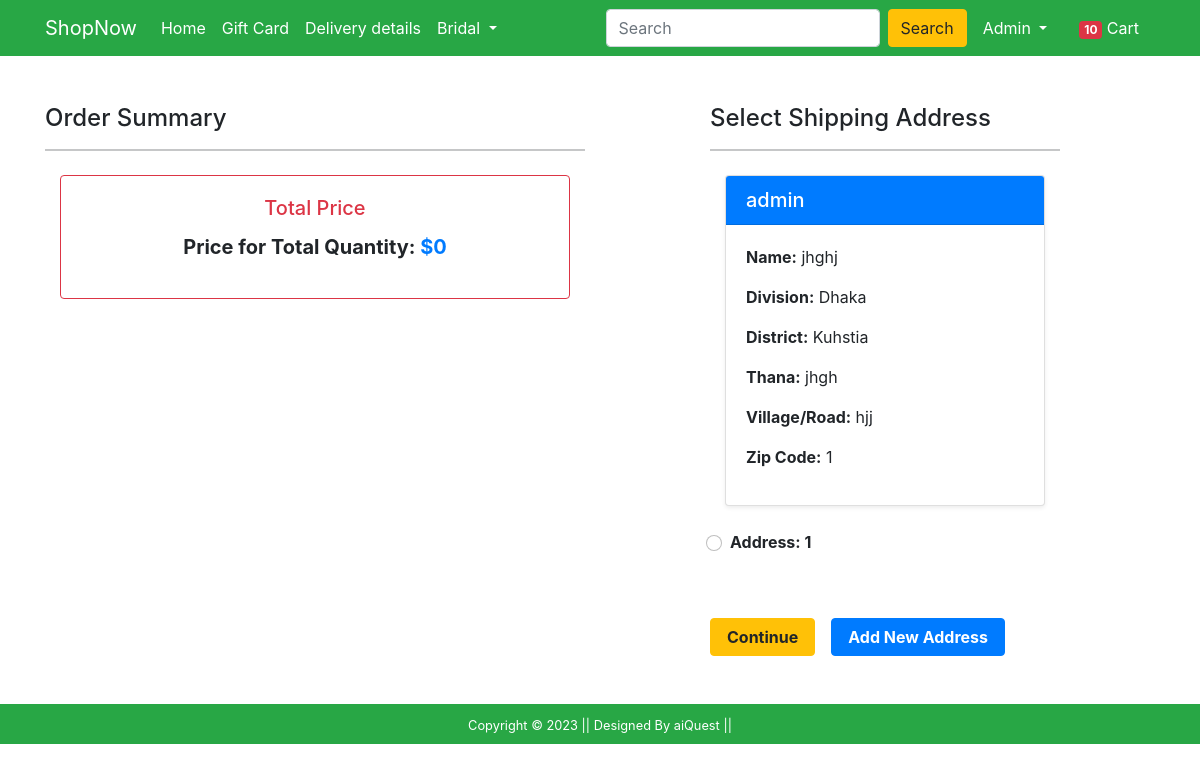
The app's page /checkout/ (signed in), older data.
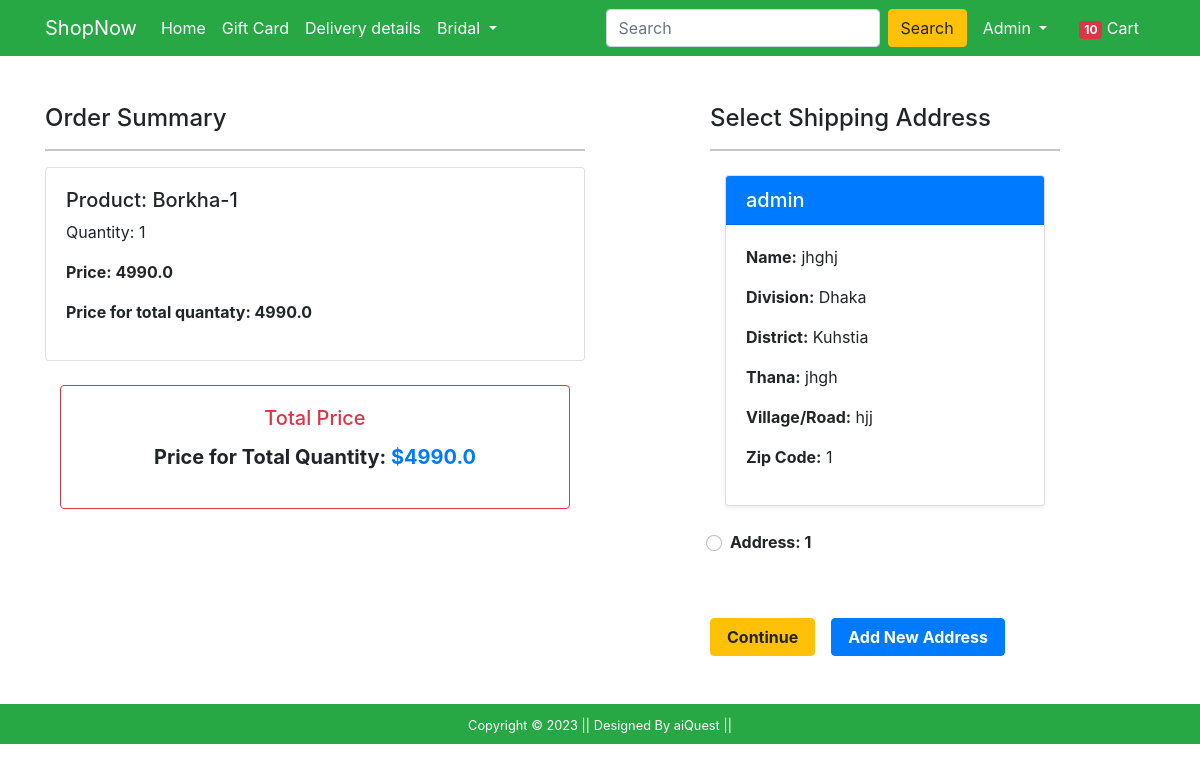
The same page, newer data.
### Shop/models.py (models this page shows, shortened)
class Customer(models.Model):
    user = models.ForeignKey(User, on_delete=models.CASCADE)
    name = models.CharField(max_length=200)
    division = models.CharField(choices=DIVISION_CHOICES, max_length=50)
    district = models.CharField(max_length=200)
    thana = models.CharField(max_length=50)
    villorroad = models.CharField(max_length=50)
    zipcode = models.IntegerField()

class Cart(models.Model):
    user = models.ForeignKey(User, on_delete=models.CASCADE)
    product = models.ForeignKey(Product, on_delete=models.CASCADE)
    quantity = models.PositiveIntegerField(default=1)
    @property
    def total_price(self):
        return self.quantity * self.product.discounted_price

class Product(models.Model):
    title = models.CharField(max_length=100)
    selling_price = models.FloatField()
    discounted_price = models.FloatField()
    description = models.TextField()
    brand = models.CharField(max_length=100)
    category = models.CharField(choices=CATEGORY_CHOICES,max_length=2)
    product_image = models.ImageField(upload_to='productimg')

### Shop/views.py (the view)
# urls.py: path('checkout/', views.checkout, name='checkout'),
@login_required
def checkout(request):
 if request.user.is_authenticated:
    Customers = Customer.objects.filter(user=request.user)
    Carts = Cart.objects.filter(user=request.user)
    total_product = [product for product in Cart.objects.filter(user=request.user) ]
    total = 0
    for i in total_product:
        total += i.total_price
    return render(request, 'Shop/checkout.html', {'c':Customers , "carts":Carts , 'total':total})

### Shop/templates/Shop/checkout.html (shortened to what this page needs)
{% extends 'Shop/base.html' %}
{% load static %}
{% block main-content %}
<div class="container">
    <div class="row mt-5">
        <div class="col-sm-6">
            <h4>Order Summary</h4>
            <hr>
            {% for i in carts%}
            <div class="card mb-2">
                <div class="card-body">
                    <h5>Product: {{i.product.title}}</h5>
                    <p>Quantity: {{i.quantity}}</p>
                    <p class="fw-bold">Price: {{i.product.discounted_price}}</p>
                    <p class="fw-bold">Price for total quantaty: {{i.total_price}}</p>
                </div>
            </div>
            {% endfor %}
            <link href="https://maxcdn.bootstrapcdn.com/bootstrap/4.5.2/css/bootstrap.min.css" rel="stylesheet">
            <div class="container my-4">
                <div class="card border-danger">
                    <div class="card-body">
                        <h5 class="card-title text-center text-danger">Total Price</h5>
                        <p class="fw-bold text-center" style="font-size: 1.25rem;">
                            Price for Total Quantity: <span class="text-primary">${{ total }}</span>
                        </p>
                    </div>
                </div>
            </div>
        </div>
        <div class="col-sm-4 offset-sm-1">
            <h4>Select Shipping Address</h4>
            <hr>
            <form action="/payment" >
                {% if c %}
                {% for c in c %}
                <div class="container my-4">
                    <div class="card shadow-sm">
                        <div class="card-header bg-primary text-white">
                            <h5 class="mb-0">{{ request.user }}</h5>
                        </div>
                        <div class="card-body">
                            <p><strong>Name:</strong> {{ c.name }}</p>
                            <p><strong>Division:</strong> {{ c.division }}</p>
                            <p><strong>District:</strong> {{ c.district }}</p>
                            <p><strong>Thana:</strong> {{ c.thana }}</p>
                            <p><strong>Village/Road:</strong> {{ c.villorroad }}</p>
                            <p><strong>Zip Code:</strong> {{ c.zipcode }}</p>
                        </div>
                    </div>
                </div>
                <div class="form-check mt-2 mb-5">
                    <input class="form-check-input" type="radio" name="address" id="address{{forloop.counter }}"
                        value="{{ c.id }}">
                    <label class="form-check-label fw-bold" for="address{{ forloop.counter }}">
                        Address: {{ forloop.counter }}
                    </label>
                </div>
                {% endfor %}
                <div style="display: flex; gap : 1rem">
                    <button type="submit" class="btn btn-warning mt-3 px-3 fw-bold">Continue</button>
                    <a href="{% url 'profile' %}" class="btn btn-primary mt-3 px-3 fw-bold">Add New Address</a>
                </div>
            </form>
            {%else%}
            <p> You have on Address for order product</p>
            <div class="text-end">
                <a href="{% url 'profile' %}" class="btn btn-primary mt-3 px-5 fw-bold">Add Address</a>
            </div>
            {%endif%}
        </div>
    </div>
</div>
{% endblock main-content %}

### Shop/templates/Shop/base.html (shortened to what this page needs)
<!doctype html>
{% load static %}
<html lang="en">
<head>
    <link href="https://cdn.jsdelivr.net/npm/bootstrap@5.0.0-beta1/dist/css/bootstrap.min.css" rel="stylesheet"
>
    <link rel="stylesheet" href="{% static 'Shop/css/owl.carousel.min.css' %}">
    <link rel="stylesheet" href="{% static 'Shop/css/all.min.css' %}">
    <link rel="stylesheet" href="{% static 'Shop/css/style.css' %}">
    <link rel="stylesheet" href="{% static 'Shop/css/order.css' %}">
</head>
<body>
    <nav class="navbar navbar-expand-lg navbar-dark bg-success">
        <div class="container">
            <a class="navbar-brand" href="/">ShopNow</a>
            <div class="collapse navbar-collapse" id="navbarSupportedContent">
                <ul class="navbar-nav me-auto mb-2 mb-lg-0">
                    <li class="nav-item">
                        <a class="nav-link active" aria-current="page" href="/">Home</a>
                    </li>
                    <li class="nav-item">
                        <a class="nav-link active" aria-current="page" href="#">Gift Card</a>
                    </li>
                    <li class="nav-item">
                        <a class="nav-link active" aria-current="page" href="#">Delivery details</a>
                    </li>
                    <li class="nav-item dropdown">
                        <a class="nav-link dropdown-toggle text-white" href="#" id="electronicsDropdown" role="button"
                            data-bs-toggle="dropdown" aria-expanded="false">
                            Bridal
                        </a>
                    </li>
                </ul>
                <form class="d-flex">
                    <input class="form-control me-2" type="search" placeholder="Search" aria-label="Search">
                    <button class="btn btn-warning" type="submit">Search</button>
                </form>
                <div>
                    <ul class="navbar-nav me-auto mb-2 mb-lg-0">
                        {% if request.user.is_authenticated %}
                        <li class="nav-item dropdown mx-2">
                            <a class="nav-link dropdown-toggle text-white" href="#" id="profileDropdown" role="button"
                                data-bs-toggle="dropdown" aria-expanded="false">
                                {{request.user.username|capfirst}}
                            </a>
                        </li>
                        <li class="nav-item mx-2">
                            <a href="{% url 'showcart' %}" class="nav-link text-white"><span
                                    class="badge bg-danger">10</span> Cart </a>
                        </li>
                        {% endif %}
                    </ul>
                </div>
            </div>
        </div>
    </nav>
    {% block main-content %} {% endblock main-content %}
    <footer class="container-fluid bg-success text-center p-2 mt-5">
        <small class="text-white">Copyright &copy; 2023 || Designed By aiQuest || </small>
    </footer>
</body>
</html>

Row changes from the older to the newer data that the page shows:
added Cart: product "Borkha-1", quantity "1", product.discounted_price "4990.0", total_price "4990.0"
Text that changed along with them:
{{ total }}: "0" → "4990.0"
